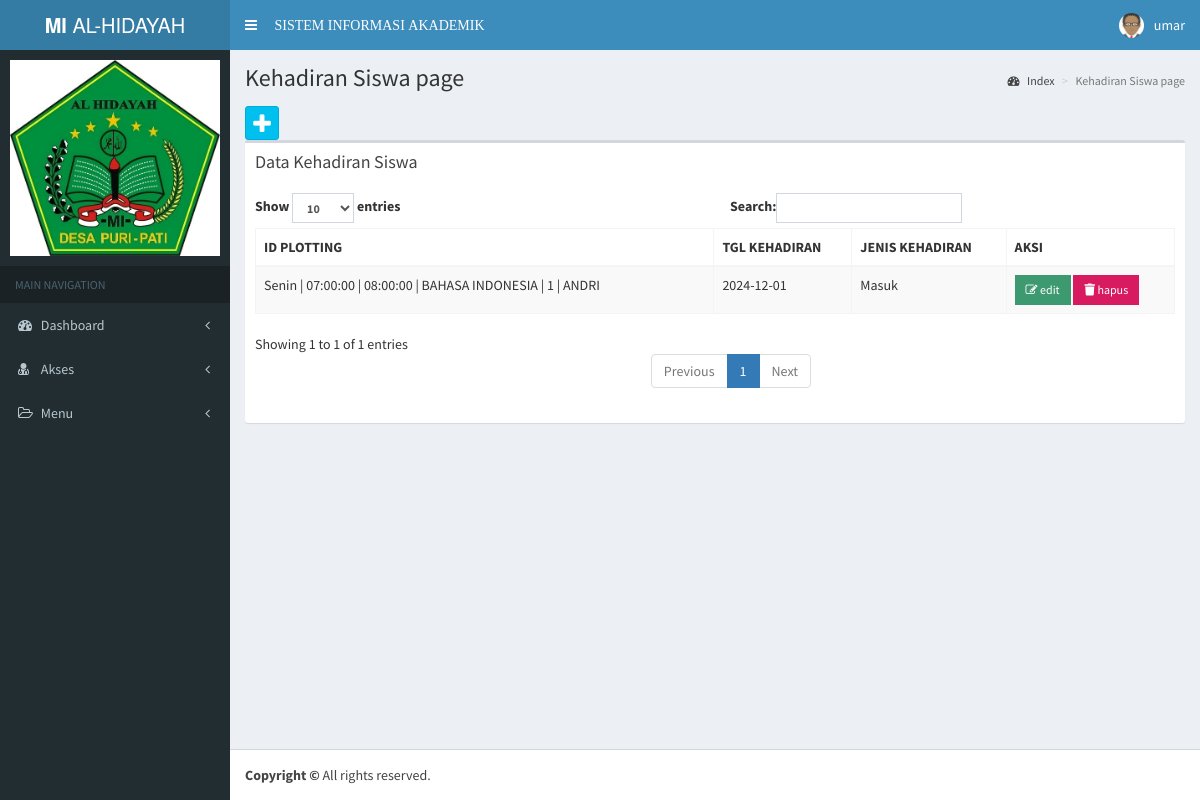
The app's page /app/kehadiran_siswa/index.php (signed in), older data.
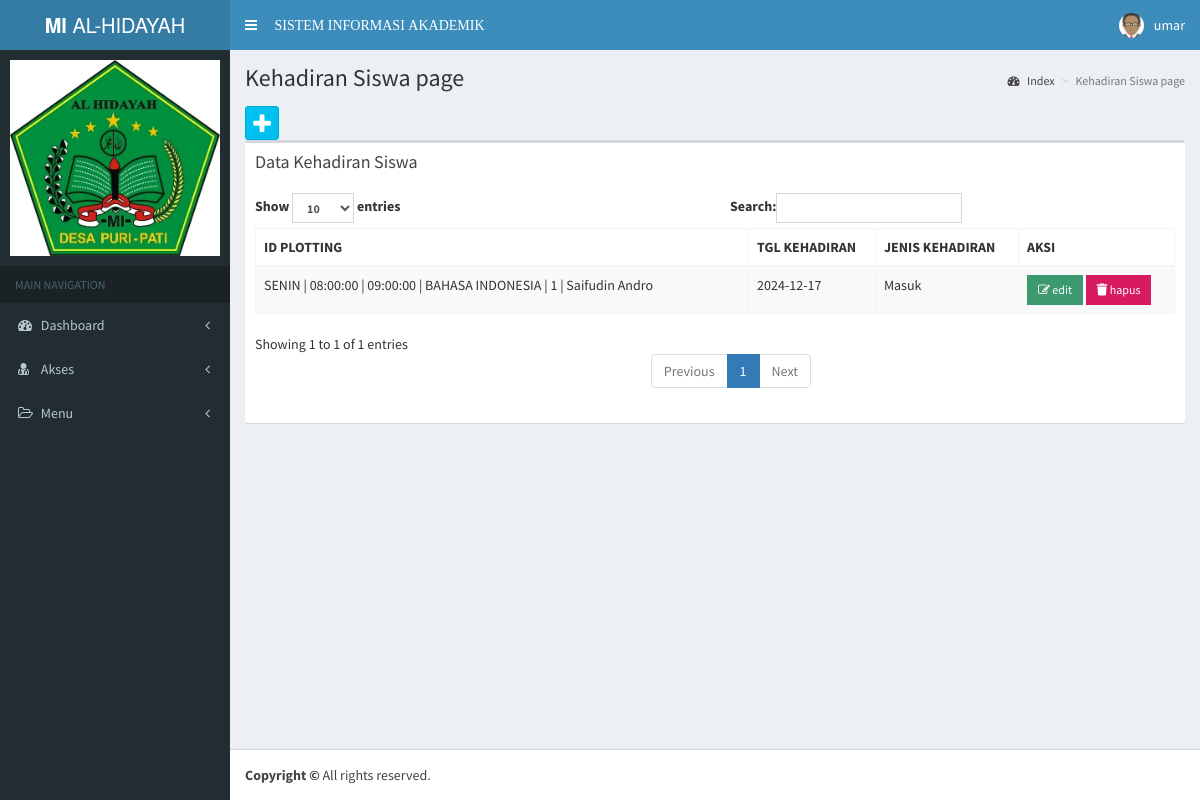
The same page, newer data.
### tables this page shows
CREATE TABLE `kehadiran_siswa` (
  `id_kehadiran` int(11) NOT NULL,
  `id_plotting` int(50) DEFAULT NULL,
  `tgl_kehadiran` date DEFAULT NULL,
  `jenis_kehadiran` enum('Masuk','Alfa','Izin') DEFAULT NULL
);

CREATE TABLE `plotting_jadwal` (
  `id_plotting` int(11) NOT NULL,
  `id_siswa` int(11) DEFAULT NULL,
  `id_kelas` int(11) DEFAULT NULL,
  `id_mapel` int(11) DEFAULT NULL,
  `id_periode` int(11) DEFAULT NULL,
  `hari` varchar(10) DEFAULT NULL,
  `jam_awal` time DEFAULT NULL,
  `jam_akhir` time DEFAULT NULL
);

CREATE TABLE `siswa` (
  `id_siswa` int(11) NOT NULL,
  `nis` varchar(50) DEFAULT NULL,
  `id_user` int(11) DEFAULT NULL,
  `nm_siswa` varchar(50) DEFAULT NULL,
  `jk_siswa` enum('Laki-Laki','Perempuan') DEFAULT NULL,
  `alamat_siswa` text DEFAULT NULL,
  `nm_orang_tua` varchar(50) DEFAULT NULL,
  `foto_siswa` blob DEFAULT NULL
);

CREATE TABLE `mapel` (
  `id_mapel` int(11) NOT NULL,
  `id_guru` int(11) DEFAULT NULL,
  `nm_mapel` varchar(50) DEFAULT NULL
);

CREATE TABLE `kelas` (
  `id_kelas` int(11) NOT NULL,
  `id_guru` int(11) DEFAULT NULL,
  `nm_kelas` varchar(50) DEFAULT NULL,
  `tingkatan` int(11) DEFAULT NULL
);

### config/config.php (called while the page is built, shortened)
<?php
function Url_web(){
    $xplode = explode("/", $_SERVER['REQUEST_URI']);
    return $xplode[1];
}
$defaul_uri = "/".Url_web();
$url = "http://".$_SERVER['SERVER_NAME'].":".$_SERVER['SERVER_PORT'].$defaul_uri;
function DB(){
    return ["localhost", "root", "", "vinka"];
}
function QueryManyData($sql){
    $conn = new mysqli(DB()[0], DB()[1], DB()[2], DB()[3]);
    $result = $conn->query($sql);
    return $result;
}
function QueryOnedata($sql){
    $conn = new mysqli(DB()[0], DB()[1], DB()[2], DB()[3]);
    $result = $conn->query($sql);
    return $result;
}

### app/kehadiran_siswa/index.php (the view, shortened to what this page needs)
<?php include_once '../template/header.php'; ?>
<?php include_once '../template/navbar.php'; ?>
<?php include_once '../template/sidebar.php'; ?>
<div class='content-wrapper'>
  <section class='content-header'>
    <h1>Kehadiran Siswa page
    </h1>
    <ol class='breadcrumb'>
      <li><a href='#'><i class='fa fa-dashboard'></i> Index</a></li>
      <li class='active'>Kehadiran Siswa page</li>
    </ol>
  </section>
  <section class='content'>
    <a class='btn btn-social-icon btn-info' data-toggle='tooltip' data-placement='top' title='Tambah data kehadiran_siswa' href='<?= $url ?>/app/kehadiran_siswa/tambah.php'><i class='fa fa-plus'></i></a>
    <div class='row'>
      <div class='col-xs-12'>
        <div class='box'>
          <div class='box-header'>
            <h3 class='box-title'>Data Kehadiran Siswa</h3>
          </div>
          <div class='box-body'>
            <table id='example1' class='table table-bordered table-striped'>
              <thead>
                <tr>
                  <th>ID PLOTTING</th>
                  <th>TGL KEHADIRAN</th>
                  <th>JENIS KEHADIRAN</th>
                  <th>AKSI</th>
                </tr>
              </thead>
              <tbody>
                <?php
                foreach (QueryManyData('SELECT * FROM kehadiran_siswa') as $row) {
                ?>
                  <tr>
                    <td>
                      <?php
                      $query_plotting = 'SELECT plotting_jadwal.*, mapel.nm_mapel, kelas.nm_kelas, siswa.nm_siswa FROM plotting_jadwal
                    LEFT JOIN mapel ON plotting_jadwal.id_mapel = mapel.id_mapel
                    LEFT JOIN siswa ON plotting_jadwal.id_siswa = siswa.id_siswa
                    LEFT JOIN kelas ON plotting_jadwal.id_kelas = kelas.id_kelas
                    LEFT JOIN periode ON plotting_jadwal.id_periode = periode.id_periode
                    WHERE plotting_jadwal.id_plotting = ' . $row['id_plotting'] . '
                    ';
                      $plotting = QueryOnedata($query_plotting)->fetch_assoc();
                      ?>
                      <?= $plotting['hari'] . " | " . $plotting['jam_awal'] . " | " . $plotting['jam_akhir'] . " | " . $plotting['nm_mapel'] . " | " . $plotting['nm_kelas'] . " | " . $plotting['nm_siswa'] ?>
                    </td>
                    <td><?= $row['tgl_kehadiran'] ?></td>
                    <td><?= $row['jenis_kehadiran'] ?></td>
                    <td>
                      <?php if ($_SESSION['level'] == 'Orang Tua') { ?>
                        <a href='<?= $url ?>/app/kehadiran_siswa/detail.php?id_kehadiran=<?= $row['id_kehadiran'] ?>' class='btn bg-info btn-flat btn-sm'><i class='fa fa-eye'></i> detail</a>
                      <?php } else { ?>
                        <a href='<?= $url ?>/app/kehadiran_siswa/edit.php?id_kehadiran=<?= $row['id_kehadiran'] ?>' class='btn bg-olive btn-flat btn-sm'><i class='fa fa-edit'></i> edit</a>
                        <button onclick='ConfirmDelete(<?= $row['id_kehadiran'] ?>)' class='btn bg-maroon btn-flat btn-sm'>
                          <i class='fas fa-trash'></i>
                          hapus
                        </button>
                      <?php } ?>
                    </td>
                  </tr>
                <?php
                }
                ?>
              </tbody>
            </table>
          </div>
        </div>
      </div>
    </div>
</div>
<?php include_once '../template/footer.php'; ?>

Row changes from the older to the newer data that the page shows:
changed kehadiran_siswa "Masuk": id_plotting.hari "Senin" → "SENIN"; id_plotting.jam_awal "07:00:00" → "08:00:00"; id_plotting.jam_akhir "08:00:00" → "09:00:00"; siswa.nm_siswa "ANDRI" → "Saifudin Andro"; tgl_kehadiran "2024-12-01" → "2024-12-17"
